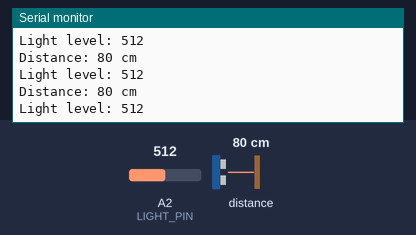
This sketch was run on a simulated Arduino Uno, built with avr-gcc and run on an emulated ATmega328P. On the bench: the last lines printed to the serial monitor. Inputs (shaded band) come from the test bench; at power-on: distance to the obstacle 80 cm, A2 (LIGHT_PIN) = 512.

Above: at 1.2 s.
1.3 s: distance to the obstacle set to 18 cm
At 1.61 s:
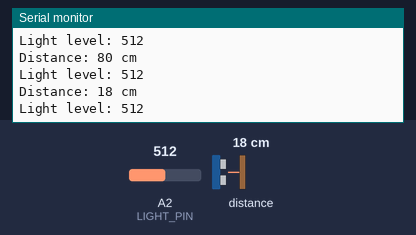
4.3 s: distance to the obstacle set to 2 cm
At 4.64 s:
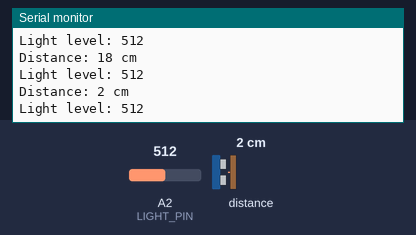
7.3 s: A2 (LIGHT_PIN) set to 340
At 7.66 s:
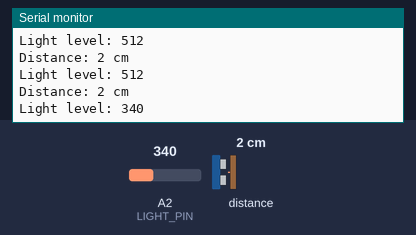
8.8 s: A2 (LIGHT_PIN) set to 360
At 8.87 s:
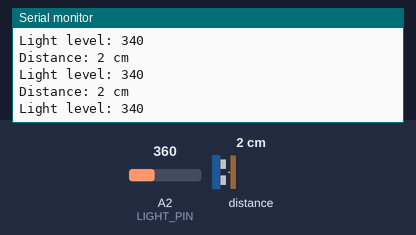
Timing chart, 0 to 11.3 s (numbered marks = the images above; inputs shaded):
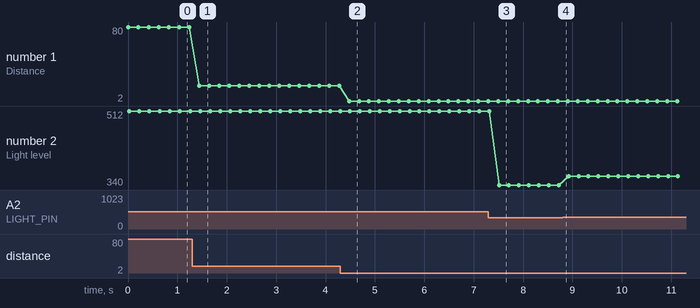

The sketch:

SmartRoom.ino
```cpp
long getDistanceCm();
int getLightLevel();

void setup() {
  Serial.begin(9600);
}

void loop() {
  long distanceCm = getDistanceCm();

  if (distanceCm == -1) {
    Serial.println("Distance invalid.");
  } else {
    Serial.print("Distance: ");
    Serial.print(distanceCm);
    Serial.println(" cm");
  }

  int lightLevel = getLightLevel();

  if (lightLevel == -1) {
    Serial.println("Light level invalid.");
  } else {
    Serial.print("Light level: ");
    Serial.println(lightLevel);
  }

  delay(200);
}
```

climate.ino
```cpp

```

distance.ino
```cpp
// distance.ino
#include "Ultrasonic.h"

const int DISTANCE_PIN = 0;
Ultrasonic ultrasonic(DISTANCE_PIN);

long getDistanceCm() {
  long reading = ultrasonic.MeasureInCentimeters();

  if (reading < 2 || reading > 350) {
    return -1;
  }

  return reading;
}
```

light.ino
```cpp
// light.ino
const int LIGHT_PIN = A2;

int getLightLevel() {
  int reading = analogRead(LIGHT_PIN);

  if (reading < 0 || reading > 1023) {
    return -1;
  }

  return reading;
}
```

Measured:
- after the input at 1.3 s, the serial monitor: prints a new line after 0.14 s (image 1)
- after the input at 4.3 s, the serial monitor: prints a new line after 0.18 s (image 2)
- after the input at 7.3 s, the serial monitor: prints a new line after 0.21 s (image 3)
- plotted number 1: 80 → 18 after the input at 1.3 s, 18 → 2 after the input at 4.3 s
- plotted number 2: 512 → 340 after the input at 7.3 s, 340 → 360 after the input at 8.8 s
